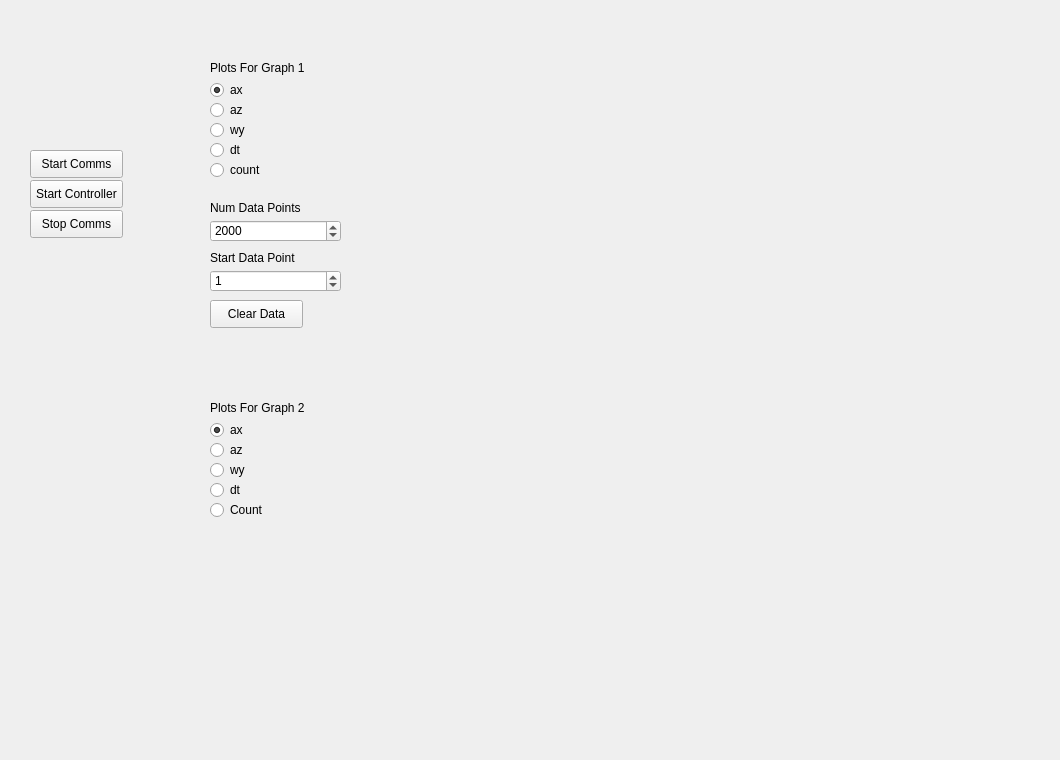
    <widget class="QWidget" name="graphTab">
     <attribute name="title">
      <string>Graphing</string>
     </attribute>
     <widget class="PlotWidget" name="graphWidget" native="true">
      <property name="geometry">
       <rect>
        <x>390</x>
        <y>20</y>
        <width>661</width>
        <height>361</height>
       </rect>
      </property>
     </widget>
     <widget class="PlotWidget" name="graphWidget_2" native="true">
      <property name="geometry">
       <rect>
        <x>390</x>
        <y>390</y>
        <width>661</width>
        <height>361</height>
       </rect>
      </property>
     </widget>
     <widget class="QRadioButton" name="plotA">
      <property name="geometry">
       <rect>
        <x>210</x>
        <y>80</y>
        <width>95</width>
        <height>20</height>
       </rect>
      </property>
      <property name="text">
       <string>ax</string>
      </property>
      <property name="checked">
       <bool>true</bool>
      </property>
      <attribute name="buttonGroup">
       <string notr="true">plotSelector1ButtonGroup</string>
      </attribute>
     </widget>
     <widget class="QRadioButton" name="plotB">
      <property name="geometry">
       <rect>
        <x>210</x>
        <y>100</y>
        <width>95</width>
        <height>20</height>
       </rect>
      </property>
      <property name="text">
       <string>az</string>
      </property>
      <attribute name="buttonGroup">
       <string notr="true">plotSelector1ButtonGroup</string>
      </attribute>
     </widget>
     <widget class="QRadioButton" name="plotC">
      <property name="geometry">
       <rect>
        <x>210</x>
        <y>120</y>
        <width>95</width>
        <height>20</height>
       </rect>
      </property>
      <property name="text">
       <string>wy</string>
      </property>
      <attribute name="buttonGroup">
       <string notr="true">plotSelector1ButtonGroup</string>
      </attribute>
     </widget>
     <widget class="QRadioButton" name="plotD">
      <property name="geometry">
       <rect>
        <x>210</x>
        <y>140</y>
        <width>95</width>
        <height>20</height>
       </rect>
      </property>
      <property name="text">
       <string>dt</string>
      </property>
      <attribute name="buttonGroup">
       <string notr="true">plotSelector1ButtonGroup</string>
      </attribute>
     </widget>
     <widget class="QRadioButton" name="plotE">
      <property name="geometry">
       <rect>
        <x>210</x>
        <y>160</y>
        <width>95</width>
        <height>20</height>
       </rect>
      </property>
      <property name="text">
       <string>count</string>
      </property>
      <attribute name="buttonGroup">
       <string notr="true">plotSelector1ButtonGroup</string>
      </attribute>
     </widget>
     <widget class="QLabel" name="label_6">
      <property name="geometry">
       <rect>
        <x>210</x>
        <y>60</y>
        <width>111</width>
        <height>16</height>
       </rect>
      </property>
      <property name="text">
       <string>Plots For Graph 1</string>
      </property>
     </widget>
     <widget class="QRadioButton" name="plotD_2">
      <property name="geometry">
       <rect>
        <x>210</x>
        <y>480</y>
        <width>95</width>
        <height>20</height>
       </rect>
      </property>
      <property name="text">
       <string>dt</string>
      </property>
      <attribute name="buttonGroup">
       <string notr="true">plotSelector2ButtonGroup</string>
      </attribute>
     </widget>
     <widget class="QLabel" name="label_7">
      <property name="geometry">
       <rect>
        <x>210</x>
        <y>400</y>
        <width>111</width>
        <height>16</height>
       </rect>
      </property>
      <property name="text">
       <string>Plots For Graph 2</string>
      </property>
     </widget>
     <widget class="QRadioButton" name="plotA_2">
      <property name="geometry">
       <rect>
        <x>210</x>
        <y>420</y>
        <width>95</width>
        <height>20</height>
       </rect>
      </property>
      <property name="text">
       <string>ax</string>
      </property>
      <property name="checked">
       <bool>true</bool>
      </property>
      <attribute name="buttonGroup">
       <string notr="true">plotSelector2ButtonGroup</string>
      </attribute>
     </widget>
     <widget class="QRadioButton" name="plotB_2">
      <property name="geometry">
       <rect>
        <x>210</x>
        <y>440</y>
        <width>95</width>
        <height>20</height>
       </rect>
      </property>
      <property name="text">
       <string>az</string>
      </property>
      <attribute name="buttonGroup">
       <string notr="true">plotSelector2ButtonGroup</string>
      </attribute>
     </widget>
     <widget class="QRadioButton" name="plotE_2">
      <property name="geometry">
       <rect>
        <x>210</x>
        <y>500</y>
        <width>95</width>
        <height>20</height>
       </rect>
      </property>
      <property name="text">
       <string>Count</string>
      </property>
      <attribute name="buttonGroup">
       <string notr="true">plotSelector2ButtonGroup</string>
      </attribute>
     </widget>
     <widget class="QRadioButton" name="plotC_2">
      <property name="geometry">
       <rect>
        <x>210</x>
        <y>460</y>
        <width>95</width>
        <height>20</height>
       </rect>
      </property>
      <property name="text">
       <string>wy</string>
      </property>
      <attribute name="buttonGroup">
       <string notr="true">plotSelector2ButtonGroup</string>
      </attribute>
     </widget>
     <widget class="QPushButton" name="startCommsButton">
      <property name="geometry">
       <rect>
        <x>30</x>
        <y>150</y>
        <width>93</width>
        <height>28</height>
       </rect>
      </property>
      <property name="text">
       <string>Start Comms</string>
      </property>
     </widget>
     <widget class="QPushButton" name="stopCommsButton">
      <property name="geometry">
       <rect>
        <x>30</x>
        <y>210</y>
        <width>93</width>
        <height>28</height>
       </rect>
      </property>
      <property name="text">
       <string>Stop Comms</string>
      </property>
     </widget>
     <widget class="QSpinBox" name="numDataPointsSpinBox">
      <property name="geometry">
       <rect>
        <x>210</x>
        <y>220</y>
        <width>131</width>
        <height>22</height>
       </rect>
      </property>
      <property name="maximum">
       <number>10000</number>
      </property>
      <property name="value">
       <number>2000</number>
      </property>
     </widget>
     <widget class="QLabel" name="label_9">
      <property name="geometry">
       <rect>
        <x>210</x>
        <y>200</y>
        <width>111</width>
        <height>16</height>
       </rect>
      </property>
      <property name="text">
       <string>Num Data Points</string>
      </property>
     </widget>
     <widget class="QLabel" name="label_10">
      <property name="geometry">
       <rect>
        <x>210</x>
        <y>250</y>
        <width>111</width>
        <height>16</height>
       </rect>
      </property>
      <property name="text">
       <string>Start Data Point</string>
      </property>
     </widget>
     <widget class="QSpinBox" name="startDataPointSpinBox">
      <property name="geometry">
       <rect>
        <x>210</x>
        <y>270</y>
        <width>131</width>
        <height>22</height>
       </rect>
      </property>
      <property name="maximum">
       <number>10000</number>
      </property>
      <property name="value">
       <number>1</number>
      </property>
     </widget>
     <widget class="QPushButton" name="clearDataButton">
      <property name="geometry">
       <rect>
        <x>210</x>
        <y>300</y>
        <width>93</width>
        <height>28</height>
       </rect>
      </property>
      <property name="text">
       <string>Clear Data</string>
      </property>
     </widget>
     <widget class="QPushButton" name="startControllerButton">
      <property name="geometry">
       <rect>
        <x>30</x>
        <y>180</y>
        <width>93</width>
        <height>28</height>
       </rect>
      </property>
      <property name="text">
       <string>Start Controller</string>
      </property>
     </widget>
    </widget>
